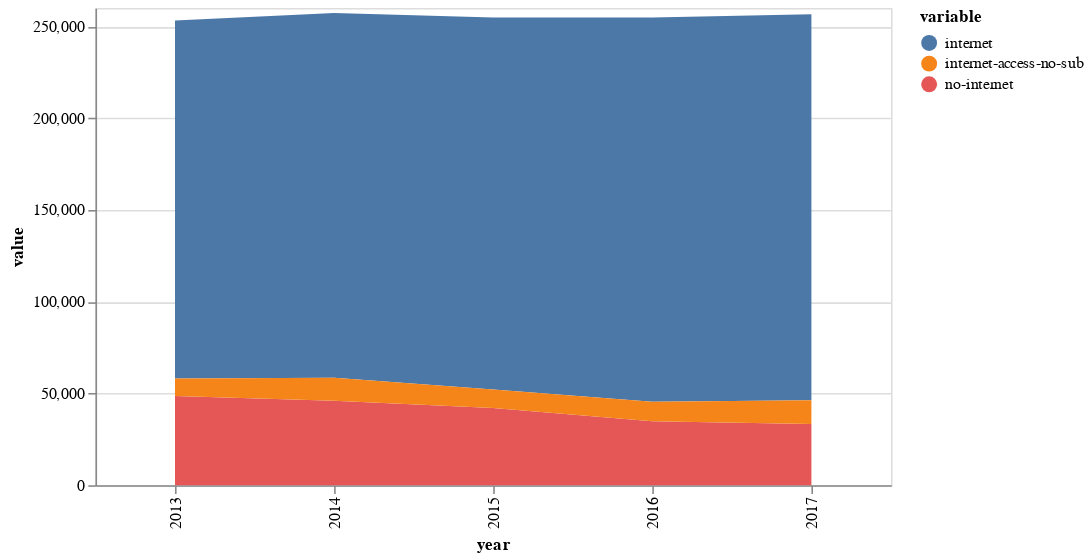

The notebook cell this image was saved under:
### Markdown cell above
Now we can create an chart that shows us all three categories. Create an area chart using the `internet_vt_long` dataset. How do you get it to show the different categories separately for each year?

### Code cell
alt.Chart(internet_vt_long).mark_area().encode(
    x="year:O",
    y="value:Q",
    color="variable:N"
).properties(
    width=500
)

### Figure 1 — Vega-Lite specification as saved in the notebook (floating-point values rounded to 4 significant figures)
{"config": {"view": {"continuousWidth": 400, "continuousHeight": 300}}, "data": {"name": "data-22d599d91940b737985e8f9d22af4af2"}, "mark": "area", "encoding": {"color": {"type": "nominal", "field": "variable"}, "x": {"type": "ordinal", "field": "year"}, "y": {"type": "quantitative", "field": "value"}}, "width": 500, "$schema": "https://vega.github.io/schema/vega-lite/v4.0.2.json", "datasets": {"data-22d599d91940b737985e8f9d22af4af2": [{"year": 2013, "variable": "no-internet", "value": 48591}, {"year": 2014, "variable": "no-internet", "value": 46029}, {"year": 2015, "variable": "no-internet", "value": 42129}, {"year": 2016, "variable": "no-internet", "value": 34919}, {"year": 2017, "variable": "no-internet", "value": 33400}, {"year": 2013, "variable": "internet", "value": 195037}, {"year": 2014, "variable": "internet", "value": 198660}, {"year": 2015, "variable": "internet", "value": 202770}, {"year": 2016, "variable": "internet", "value": 209394}, {"year": 2017, "variable": "internet", "value": 210329}, {"year": 2013, "variable": "internet-access-no-sub", "value": 9606}, {"year": 2014, "variable": "internet-access-no-sub", "value": 12540}, {"year": 2015, "variable": "internet-access-no-sub", "value": 9966}, {"year": 2016, "variable": "internet-access-no-sub", "value": 10538}, {"year": 2017, "variable": "internet-access-no-sub", "value": 12900}]}}
